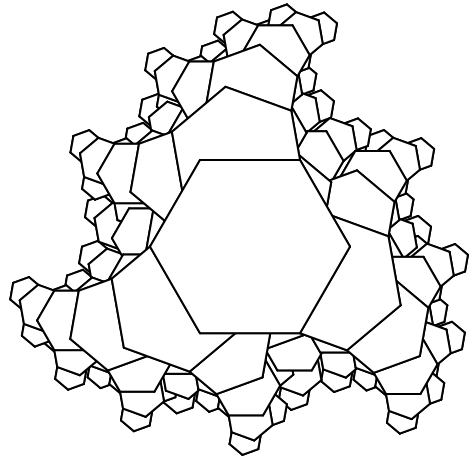

Write Python code to recreate this figure.
from turtle import *  # @UnusedWildImport


def hexagon(depth, target, size):
    for i in range(6):
        forward(size)
        right(60)
        if (i % 2) and depth < target:
            tilt = 20
            right(tilt)
            offset = size*.5
            back(offset)
            hexagon(depth+1, target, size*.7)
            forward(offset)
            left(tilt)
    if depth == target:
        # fillcolor((0, depth*0.2, 0))
        down()
        begin_fill()
        for _ in range(6):
            forward(size)
            right(60)
        end_fill()
        up()


def draw_all():
    fillcolor('white')
    pensize(2)
    up()
    back(window_width()/2 - 300)
    left(90)
    back(window_height()/2 - 300)
    right(90)
    right(60)
    for target in reversed(range(6)):
        hexagon(depth=0, target=target, size=100)


def main():
    tracer(0)
    draw_all()
    update()
    mainloop()


if __name__ == '__main__':
    main()
elif __name__ == '__live_coding__':
    x = 1
    draw_all()
